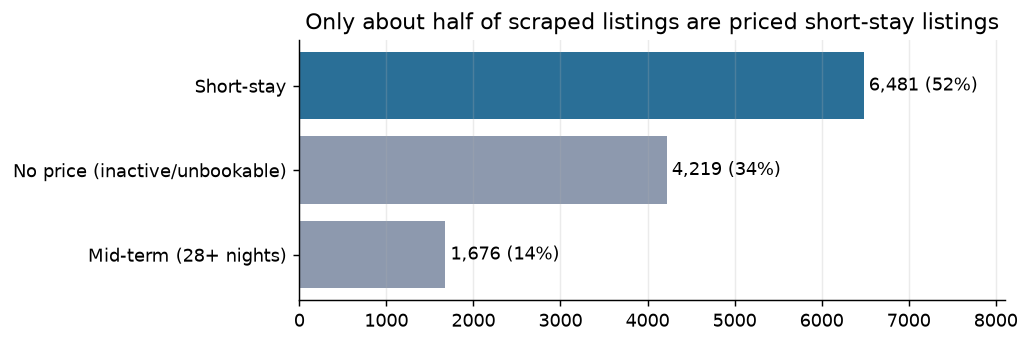
#> input picture docs/img/01_segments.png, 1030 x 344 px, given in place of app_market_explorer.png, which was not available
$ python capture_screenshots.py
#> lines starting #> are read from the running program, lines starting #| are printed output that depends on the picture
"""Capture the four app screenshots for the README (Windows, needs Microsoft Edge) and trim empty space.

  1. start the app:   streamlit run app/streamlit_app.py --server.port 8501
  2. run:             python scripts/capture_screenshots.py
Each tab is opened through its ?tab= deep link. A long virtual-time budget lets Streamlit finish rendering
(an earlier capture taken too early was blank; the script refuses to save an image that is mostly white).
"""
import subprocess
import sys
from pathlib import Path
from urllib.parse import quote
import numpy as np
from PIL import Image

ROOT = Path(__file__).resolve().parents[1]
EDGE = r"C:\Program Files (x86)\Microsoft\Edge\Application\msedge.exe"
TABS = {"Market Explorer": "app_market_explorer", "Price Estimator": "app_price_estimator",
        "Scenario Simulator": "app_scenario_simulator", "Ask the data": "app_ask_the_data"}


def main(port=8501, width=1400, height=1900):
#> called with port = 8501, width = 1400, height = 1900
    for tab, name in TABS.items():
        out = ROOT / "docs" / "img" / f"{name}.png"
        subprocess.run([EDGE, "--headless=new", "--disable-gpu", "--hide-scrollbars", f"--window-size={width},{height}", "--virtual-time-budget=90000",
                        f"--screenshot={out}", f"http://localhost:{port}/?tab={quote(tab)}"], check=True, capture_output=True)
#> (this line was passed over: subprocess is not available in this run)
        img = Image.open(out).convert("RGB")
        a = np.asarray(img)
        rows = np.where((a < 245).any(axis=(1, 2)))[0]
#> rows = 305 values from 12 to 326
        if len(rows) < 200:
            sys.exit(f"{name}: page looks blank, not saved - increase the time budget or check the app")
        img.crop((0, 0, width, min(height, rows.max() + 40))).save(out)
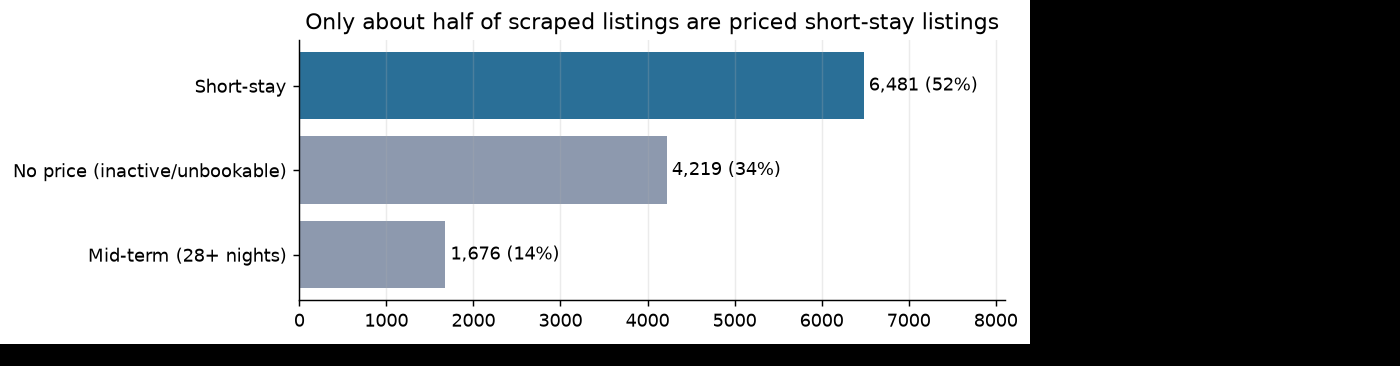
#> saved as app_market_explorer.png: PIL image 1400x366 RGB; mean R, G, B 147.9, 153.8, 158.1
        print(f"{name}.png  {img.size} -> kept {rows.max() + 40}px of content")
#| app_market_explorer.png  (1030, 344) -> kept 366px of content
#> pass 2 of the loop in main, `for tab, name in TABS.items():`:
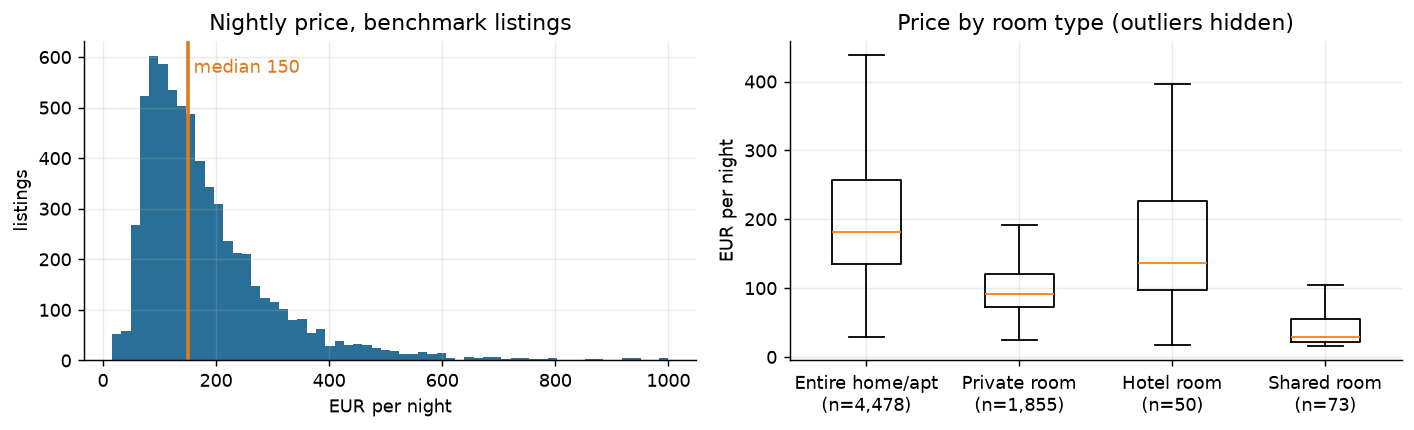
#> input picture docs/img/02_price_distribution.png, 1414 x 430 px, given in place of app_price_estimator.png, which was not available
#> img: PIL image 1414x430 RGB
#> rows = 391 values from 13 to 416
#> in main, `img.crop((0, 0, width, min(height, rows.max() + 40))).save(out)`:
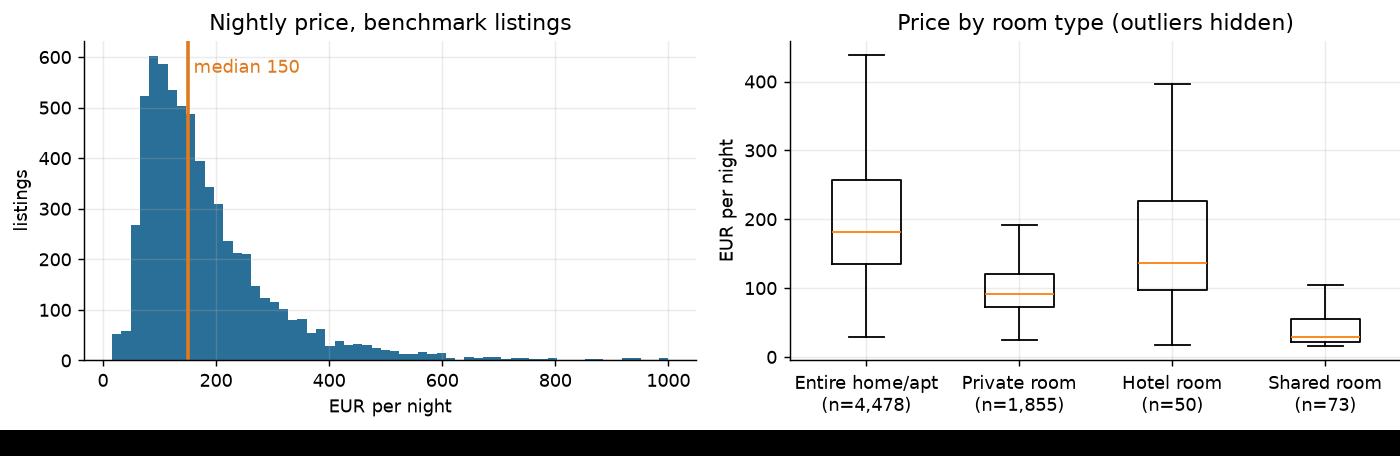
#> saved as app_price_estimator.png: PIL image 1400x456 RGB; mean R, G, B 223.7, 226.5, 228
#| app_price_estimator.png  (1414, 430) -> kept 456px of content


if __name__ == "__main__":
#> (the run stopped early here; a loop or call above may not have finished)
